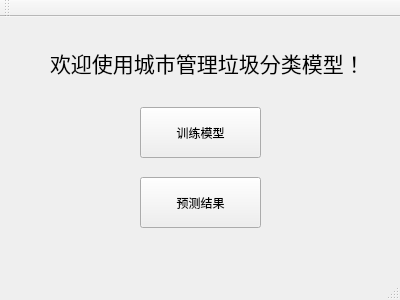
<?xml version="1.0" encoding="UTF-8"?>
<ui version="4.0">
 <class>MainWindow</class>
 <widget class="QMainWindow" name="MainWindow">
  <property name="geometry">
   <rect>
    <x>0</x>
    <y>0</y>
    <width>400</width>
    <height>300</height>
   </rect>
  </property>
  <property name="windowTitle">
   <string>MainWindow</string>
  </property>
  <widget class="QWidget" name="centralWidget">
   <widget class="QPushButton" name="pushButton">
    <property name="geometry">
     <rect>
      <x>140</x>
      <y>90</y>
      <width>121</width>
      <height>51</height>
     </rect>
    </property>
    <property name="text">
     <string>训练模型</string>
    </property>
   </widget>
   <widget class="QPushButton" name="pushButton_2">
    <property name="geometry">
     <rect>
      <x>140</x>
      <y>160</y>
      <width>121</width>
      <height>51</height>
     </rect>
    </property>
    <property name="text">
     <string>预测结果</string>
    </property>
   </widget>
   <widget class="QLabel" name="label">
    <property name="geometry">
     <rect>
      <x>50</x>
      <y>20</y>
      <width>321</width>
      <height>51</height>
     </rect>
    </property>
    <property name="font">
     <font>
      <family>微软雅黑</family>
      <pointsize>16</pointsize>
     </font>
    </property>
    <property name="text">
     <string>欢迎使用城市管理垃圾分类模型！</string>
    </property>
   </widget>
  </widget>
  <widget class="QMenuBar" name="menuBar">
   <property name="geometry">
    <rect>
     <x>0</x>
     <y>0</y>
     <width>400</width>
     <height>22</height>
    </rect>
   </property>
  </widget>
  <widget class="QToolBar" name="mainToolBar">
   <attribute name="toolBarArea">
    <enum>TopToolBarArea</enum>
   </attribute>
   <attribute name="toolBarBreak">
    <bool>false</bool>
   </attribute>
  </widget>
  <widget class="QStatusBar" name="statusBar"/>
 </widget>
 <layoutdefault spacing="6" margin="11"/>
 <resources/>
 <connections/>
</ui>
